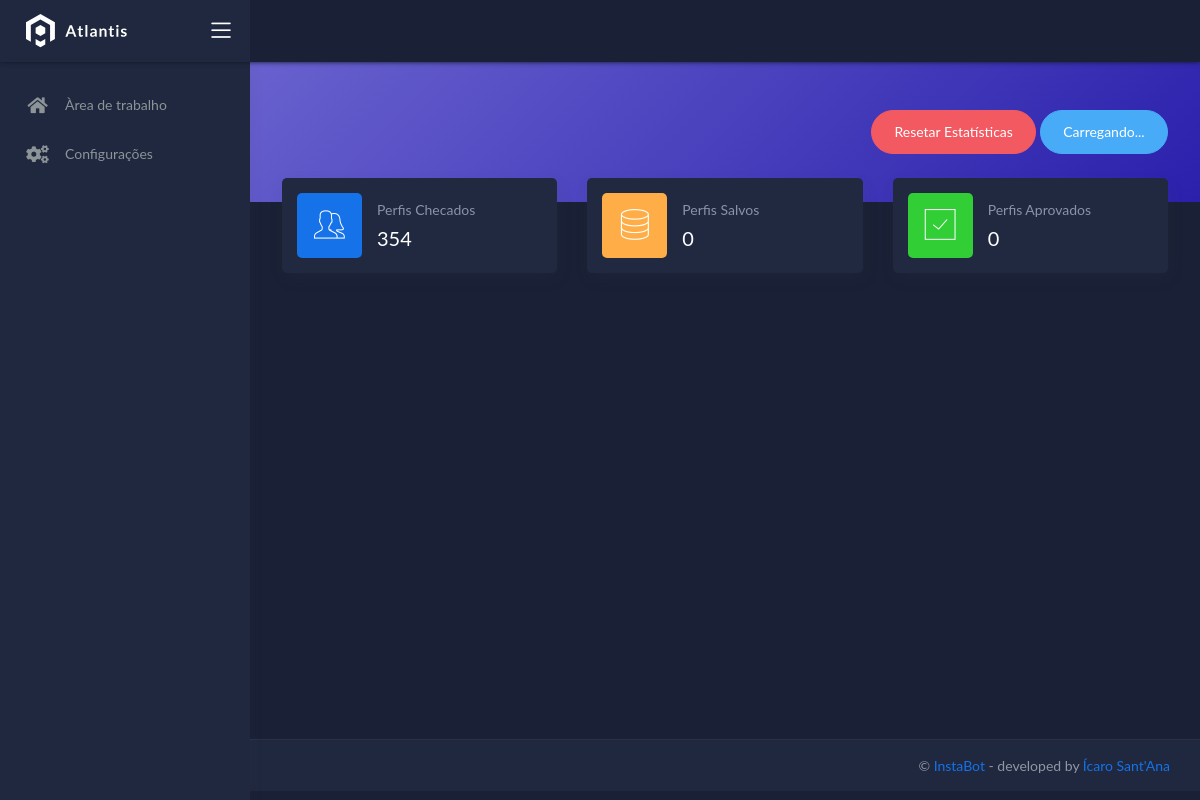
Page /home on the earlier database version.
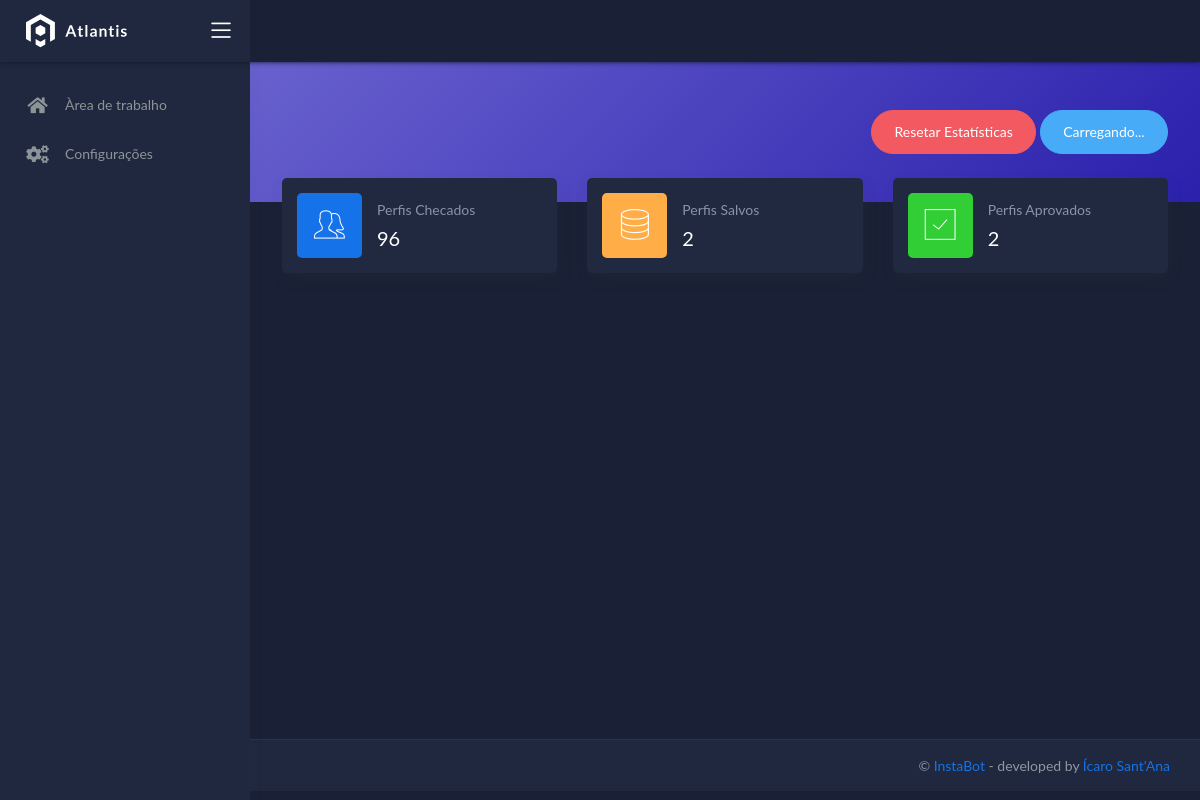
Same page on the later database version.
### tables this page shows
CREATE TABLE SETTINGS
            (ID INTEGER PRIMARY KEY AUTOINCREMENT     NOT NULL,
            NAME           TEXT    NOT NULL,
            VALUE           TEXT    NOT NULL);

### run.py (the view)
@app.route('/home', methods=['GET', 'POST'])
def home():
    if db.get('checked') == '':
        db.set('checked', '0')
    if db.get('saved') == '':
        db.set('saved', '0')
    if db.get('approved') == '':
        db.set('approved', '0')
    return render_template('pages/index.html', checked=db.get('checked'), saved=db.get('saved'), approved=db.get('approved'))

### includes/db.py (called while the page is built)
    def get(self, name):
        try:
            lock.acquire(True)
            self.conne.execute("SELECT * FROM SETTINGS WHERE NAME = ?", [name])
            for i in self.conne.fetchall():
                return i[2]
        finally:
            lock.release()

### templates/pages/index.html (shortened to what this page needs)
{% extends "layouts/base.html" %}
{% block content %}
	<div class="content">
		<div class="panel-header bg-secondary-gradient ">
			<div class="page-inner py-5">
				<div class="d-flex align-items-left align-items-md-center flex-column flex-md-row">
					<div class="ml-md-auto py-2 py-md-0">
						<form role="form" method="POST">
							<button type="button" onclick='buttondelete()' class="btn btn-danger btn-round" id='deletebutton' name='deletebutton'>Resetar Estatísticas</button>
							<button type="button" onclick='startbutton()' class="btn btn-info btn-round" id='startbot' name='startbot'>Carregando...</button>
						</form>
					</div>
				</div>
			</div>
		</div>
		<div class="page-inner mt--5">
			<div class="row">
				<div class="col-sm-6 col-md-4">
					<div class="card card-stats card-round">
						<div class="card-body ">
							<div class="row align-items-center">
								<div class="col-icon">
									<div class="icon-big text-center icon-primary bubble-shadow-small">
										<i class="flaticon-users"></i>
									</div>
								</div>
								<div class="col col-stats ml-3 ml-sm-0">
									<div class="numbers">
										<p class="card-category">Perfis Checados</p>
										<h4 class="card-title" id='checked'>{{ checked }}</h4>
									</div>
								</div>
							</div>
						</div>
					</div>
				</div>
				<div class="col-sm-6 col-md-4">
					<div class="card card-stats card-round">
						<div class="card-body">
							<div class="row align-items-center">
								<div class="col-icon">
									<div class="icon-big text-center icon-warning bubble-shadow-small">
										<i class="flaticon-database"></i>
									</div>
								</div>
								<div class="col col-stats ml-3 ml-sm-0">
									<div class="numbers">
										<p class="card-category">Perfis Salvos</p>
										<h4 class="card-title" id='saved'>{{ saved }}</h4>
									</div>
								</div>
							</div>
						</div>
					</div>
				</div>
				<div class="col-sm-6 col-md-4">
					<div class="card card-stats card-round">
						<div class="card-body">
							<div class="row align-items-center">
								<div class="col-icon">
									<div class="icon-big text-center icon-success bubble-shadow-small">
										<i class="flaticon-check"></i>
									</div>
								</div>
								<div class="col col-stats ml-3 ml-sm-0">
									<div class="numbers">
										<p class="card-category">Perfis Aprovados</p>
										<h4 class="card-title" id='approved'>{{ approved }}</h4>
									</div>
								</div>
							</div>
						</div>
					</div>
				</div>
			</div>
		</div>
	</div>
{% endblock content %}

Differences in the rows shown:
changed SETTINGS: VALUE "354" → "96"
Other differences:
{{ saved }}: "0" → "2"
{{ approved }}: "0" → "2"
